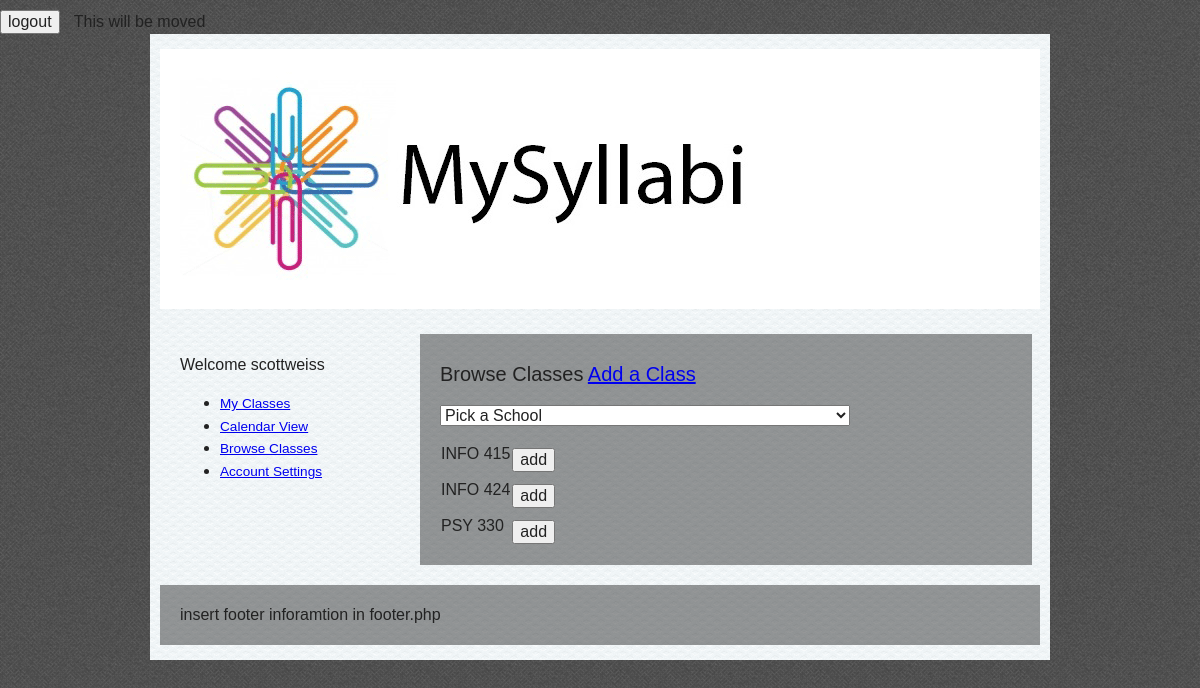
Page /browseClasses.php (signed in) on the committed database.
### tables this page shows
CREATE TABLE IF NOT EXISTS `classes` (
  `ID` int(10) NOT NULL AUTO_INCREMENT,
  `creatorID` int(10) NOT NULL,
  `name` varchar(12) NOT NULL,
  `section` int(5) NOT NULL,
  `startTime` time NOT NULL,
  `endTime` time NOT NULL,
  `professor` varchar(40) NOT NULL,
  `description` varchar(1000) DEFAULT NULL,
  `officeHoursStart` time DEFAULT NULL,
  `officeHoursEnd` time DEFAULT NULL,
  `officeHoursLocation` varchar(40) DEFAULT NULL,
  `classLocation` varchar(40) DEFAULT NULL,
  `CRN` int(5) DEFAULT NULL,
  PRIMARY KEY (`ID`)
);

### browseClasses.php (the view, shortened to what this page needs)
<!DOCTYPE html>
            <?php
            include ("header.php");
            include ("php/connect.php")
            ?>
    <div id="mainContent">
        <div id="sideBar">
             <?php
             echo "Welcome " . $_SESSION["username"];
            include ("userNav.php");
             ?>
        </div>
        <div id="content" class="stiched">
            <div class="contentHead">Browse Classes <a href="addClasses.php">Add a Class</a></div>
            <form class="fullWidth">
                <?php
                echo "<select onchange='showUser(this.value)'>\n<option selected>Pick a School</option>\n";
                  echo "</select>";
                ?>
                <div id="classTable"><table>
<?php
 $sql="SELECT * FROM classes";
    $relClasses = mysqli_query($con,$sql);
    while($relClass = mysqli_fetch_array($relClasses))
  echo "<tr><td>" . $relClass['name'] . "</td><td><input type='button' value='add'>\n";
?>
</table>
                </div>
            </form>
        </div>
        <div class="clearfix"></div>
    </div>
        <?php
            include ("footer.php");
        ?>
        </div>
    </body>
</html>

### css/main.css (style rules this page uses)
html, button, input, select, textarea { color: #222; }
html, body { height: 100%; background-image: url("../img/tweed.png"); }
body { font-size: 1em; line-height: 1.4; background-color: #866; background-image: url("../img/tweed.png"); }
#sideBar { width: 200px; float: left; padding: 20px; margin: 10px; }
#content { width: 572px; float: left; }
form { max-width: 500px; margin: 0 auto; }
table { margin-top: 10px; }
select, button, input { margin: 10px 10px 0px 0px; }
.contentHead { width:auto; text-align: left; font-size: 20px; padding: 10px 0px; }
.stiched { padding: 20px; margin: 10px; font-weight: bold; line-height: 1.3em; font-weight: normal; background: rgba(0, 0, 0, 0.4) }
.fullWidth { width: 100%; max-width: 100%; }
.clearfix:before, .clearfix:after { content: " "; display: table; }
.clearfix:after { clear: both; }
.clearfix { *zoom: 1; }

### rows in the picture
classes: name "INFO 415"
classes: name "INFO 424"
classes: name "PSY 330"

### other values in the picture
$_SESSION["username"] "scottweiss"
